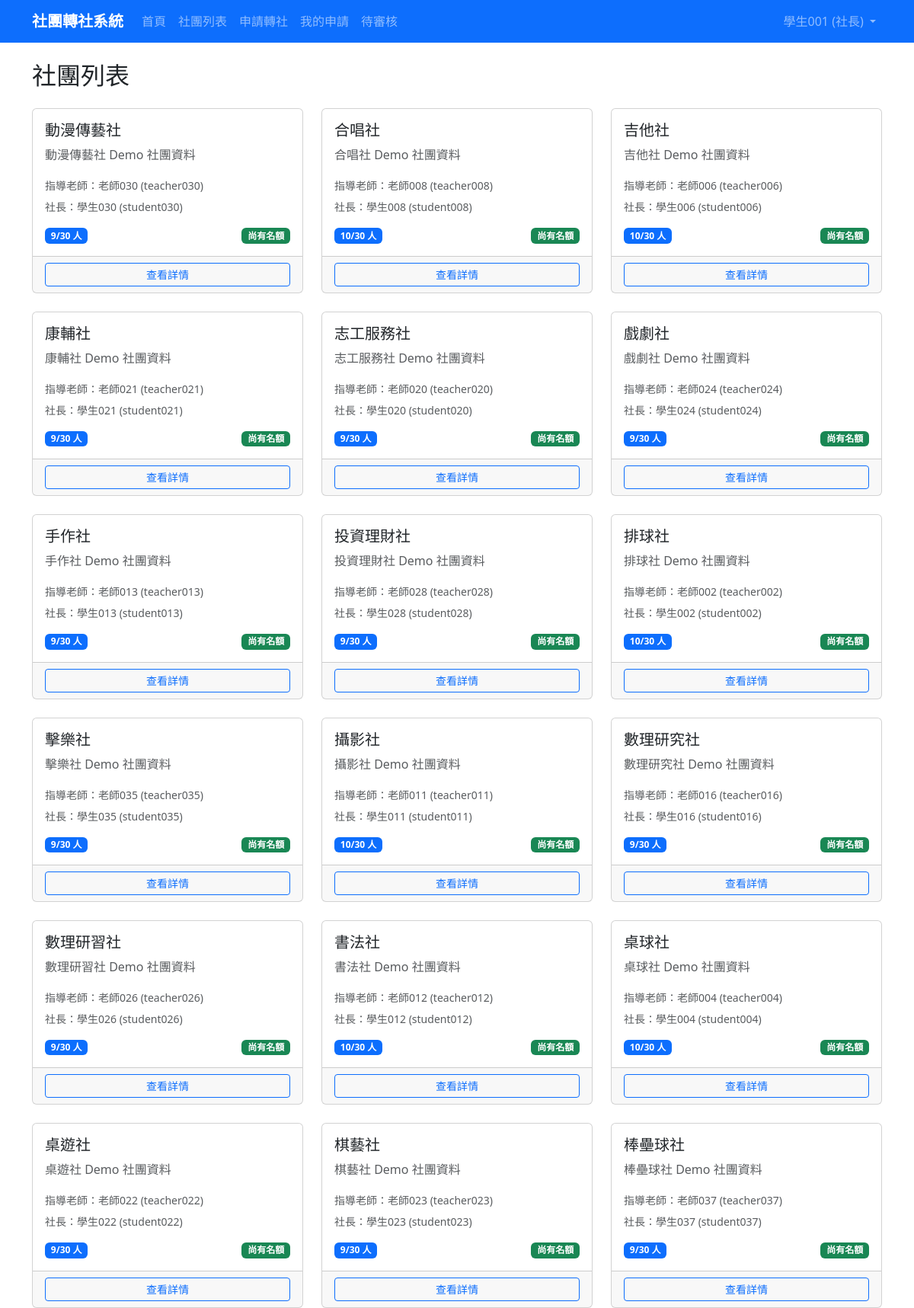
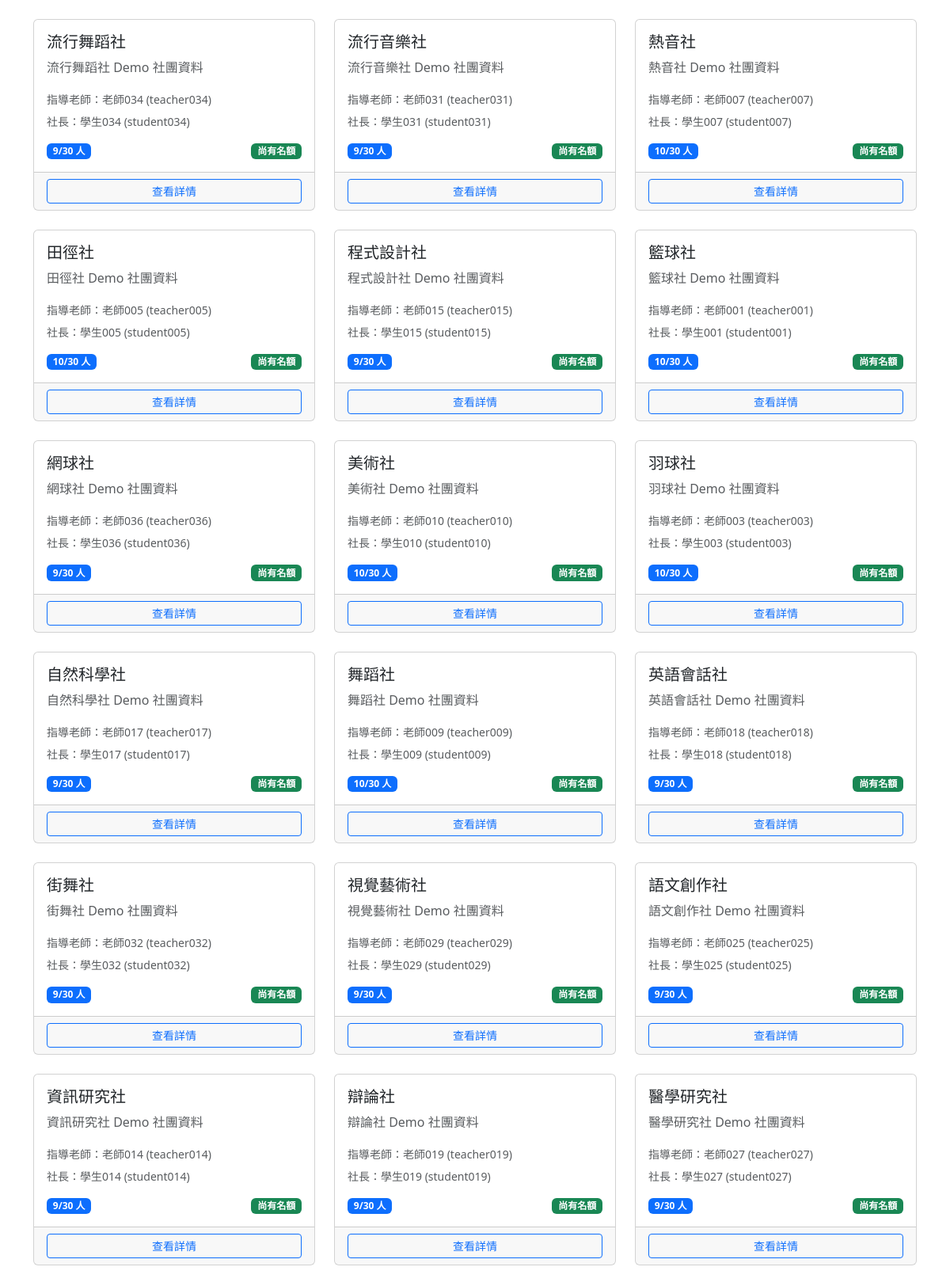
/clubs/ (signed in, upper part), run on the app's committed database (2 pictures, top to bottom).
### accounts/models.py (models this page shows, shortened)
class User(AbstractUser):
    ROLE_CHOICES = [
        ('student', '學生'),
        ('president', '社長'),
        ('teacher', '指導老師'),
        ('admin', '訓育組（管理員）'),
    ]
    role = models.CharField(
        max_length=20,
        choices=ROLE_CHOICES,
        default='student',
        verbose_name='身分組'
    )
    student_id = models.CharField(
        max_length=20,
        blank=True,
        verbose_name='學號'
    )
    club = models.ForeignKey(
        'clubs.Club',
        on_delete=models.SET_NULL,
        null=True,
        blank=True,
        verbose_name='所屬社團',
        related_name='members'
    )
    phone = models.CharField(max_length=20, blank=True, verbose_name='電話')
    class Meta:
        verbose_name = '使用者'
        verbose_name_plural = '使用者'

### clubs/models.py (models this page shows, shortened)
class Club(models.Model):
    CATEGORY_CHOICES = [
        ('academic', '學術類'),
        ('arts', '藝文類'),
        ('performance', '藝能類'),
        ('recreation', '康輔類'),
        ('sports', '體育類'),
    ]
    code = models.CharField(max_length=10, unique=True, null=True, blank=True, verbose_name='社團代號')
    name = models.CharField(max_length=100, verbose_name='社團名稱')
    teacher = models.CharField(max_length=50, default='', verbose_name='指導老師')
    president = models.CharField(max_length=50, default='', verbose_name='社長')
    location = models.CharField(max_length=100, blank=True, verbose_name='社課場地')
    category = models.CharField(max_length=20, choices=CATEGORY_CHOICES, blank=True, verbose_name='類別')
    description = models.TextField(blank=True, verbose_name='社團描述')
    max_members = models.PositiveIntegerField(default=30, verbose_name='人數上限')
    current_members = models.PositiveIntegerField(default=0, verbose_name='現有人數')
    is_active = models.BooleanField(default=True, verbose_name='啟用中')
    created_at = models.DateTimeField(auto_now_add=True, verbose_name='建立時間')
    updated_at = models.DateTimeField(auto_now=True, verbose_name='更新時間')
    class Meta:
        verbose_name = '社團'
        verbose_name_plural = '社團'
        ordering = ['name']
    def has_available_slots(self):
        return self.current_members < self.max_members

### clubs/views.py (the view)
# urls.py: path('', views.ClubListView.as_view(), name='club_list'),
class ClubListView(LoginRequiredMixin, ListView):
    model = Club
    template_name = 'clubs/club_list.html'
    context_object_name = 'clubs'
    def get_queryset(self):
        return Club.objects.filter(is_active=True)

### templates/clubs/club_list.html (shortened to what this page needs)
{% extends 'base.html' %}
{% block content %}
<h2 class="mb-4">社團列表</h2>
<div class="row row-cols-1 row-cols-md-2 row-cols-lg-3 g-4">
    {% for club in clubs %}
    <div class="col">
        <div class="card h-100">
            <div class="card-body">
                <h5 class="card-title">{{ club.name }}</h5>
                <p class="card-text text-muted">
                    {{ club.description|truncatewords:20|default:"暫無描述" }}
                </p>
                <p class="card-text text-muted mb-1">
                    <small>指導老師：{{ club.teacher|default:"未設定" }}</small>
                </p>
                <p class="card-text text-muted">
                    <small>社長：{{ club.president|default:"未設定" }}</small>
                </p>
                <div class="d-flex justify-content-between align-items-center">
                    <span class="badge bg-primary">{{ club.current_members }}/{{ club.max_members }} 人</span>
                    {% if club.has_available_slots %}
                        <span class="badge bg-success">尚有名額</span>
                    {% else %}
                        <span class="badge bg-danger">已額滿</span>
                    {% endif %}
                </div>
            </div>
            <div class="card-footer">
                <a href="{% url 'club_detail' club.pk %}" class="btn btn-outline-primary btn-sm w-100">
                    查看詳情
                </a>
            </div>
        </div>
    </div>
    {% empty %}
    <div class="col-12">
        <div class="alert alert-info">目前沒有社團資料</div>
    </div>
    {% endfor %}
</div>
{% endblock %}

### templates/base.html (shortened to what this page needs)
<!DOCTYPE html>
<html lang="zh-TW">
<head>
    <link href="https://cdn.jsdelivr.net/npm/bootstrap@5.3.0/dist/css/bootstrap.min.css" rel="stylesheet">
</head>
<body>
    <nav class="navbar navbar-expand-lg navbar-dark bg-primary">
        <div class="container">
            <a class="navbar-brand" href="{% url 'home' %}">社團轉社系統</a>
            <div class="collapse navbar-collapse" id="navbarNav">
                <ul class="navbar-nav me-auto">
                    <li class="nav-item">
                        <a class="nav-link" href="{% url 'home' %}">首頁</a>
                    </li>
                    <li class="nav-item">
                        <a class="nav-link" href="{% url 'club_list' %}">社團列表</a>
                    </li>
                    {% if user.is_authenticated %}
                        {% if user.role == 'student' or user.role == 'president' %}
                            <li class="nav-item">
                                <a class="nav-link" href="{% url 'transfer_apply' %}">申請轉社</a>
                            </li>
                            <li class="nav-item">
                                <a class="nav-link" href="{% url 'my_requests' %}">我的申請</a>
                            </li>
                        {% endif %}
                        {% if user.role == 'president' or user.role == 'teacher' or user.role == 'admin' %}
                            <li class="nav-item">
                                <a class="nav-link" href="{% url 'pending_approvals' %}">待審核</a>
                            </li>
                        {% endif %}
                    {% endif %}
                </ul>
                <ul class="navbar-nav">
                    {% if user.is_authenticated %}
                        <li class="nav-item dropdown">
                            <a class="nav-link dropdown-toggle" href="#" role="button" data-bs-toggle="dropdown">
                                {{ user.get_full_name|default:user.username }} ({{ user.get_role_display }})
                            </a>
                        </li>
                    {% else %}
                        <li class="nav-item">
                            <a class="nav-link" href="{% url 'login' %}">登入</a>
                        </li>
                    {% endif %}
                </ul>
            </div>
        </div>
    </nav>
    <main class="container my-4">
        {% block content %}{% endblock %}
    </main>
</body>
</html>

### templates/base.html (style rules this page uses)
.navbar-brand { font-weight: bold; }

### data on the page
User: get_full_name "學生001", role "社長"
Club: name "動漫傳藝社", description "動漫傳藝社 Demo 社團資料", teacher "老師030 (teacher030)", president "學生030 (student030)", current_members "9", max_members "30", shows "尚有名額"
Club: name "合唱社", description "合唱社 Demo 社團資料", teacher "老師008 (teacher008)", president "學生008 (student008)", current_members "10", max_members "30", shows "尚有名額"
Club: name "吉他社", description "吉他社 Demo 社團資料", teacher "老師006 (teacher006)", president "學生006 (student006)", current_members "10", max_members "30", shows "尚有名額"
Club: name "康輔社", description "康輔社 Demo 社團資料", teacher "老師021 (teacher021)", president "學生021 (student021)", current_members "9", max_members "30", shows "尚有名額"
Club: name "志工服務社", description "志工服務社 Demo 社團資料", teacher "老師020 (teacher020)", president "學生020 (student020)", current_members "9", max_members "30", shows "尚有名額"
Club: name "戲劇社", description "戲劇社 Demo 社團資料", teacher "老師024 (teacher024)", president "學生024 (student024)", current_members "9", max_members "30", shows "尚有名額"
Club: name "手作社", description "手作社 Demo 社團資料", teacher "老師013 (teacher013)", president "學生013 (student013)", current_members "9", max_members "30", shows "尚有名額"
Club: name "投資理財社", description "投資理財社 Demo 社團資料", teacher "老師028 (teacher028)", president "學生028 (student028)", current_members "9", max_members "30", shows "尚有名額"
Club: name "排球社", description "排球社 Demo 社團資料", teacher "老師002 (teacher002)", president "學生002 (student002)", current_members "10", max_members "30", shows "尚有名額"
Club: name "擊樂社", description "擊樂社 Demo 社團資料", teacher "老師035 (teacher035)", president "學生035 (student035)", current_members "9", max_members "30", shows "尚有名額"
Club: name "攝影社", description "攝影社 Demo 社團資料", teacher "老師011 (teacher011)", president "學生011 (student011)", current_members "10", max_members "30", shows "尚有名額"
Club: name "數理研究社", description "數理研究社 Demo 社團資料", teacher "老師016 (teacher016)", president "學生016 (student016)", current_members "9", max_members "30", shows "尚有名額"
Club: name "數理研習社", description "數理研習社 Demo 社團資料", teacher "老師026 (teacher026)", president "學生026 (student026)", current_members "9", max_members "30", shows "尚有名額"
Club: name "書法社", description "書法社 Demo 社團資料", teacher "老師012 (teacher012)", president "學生012 (student012)", current_members "10", max_members "30", shows "尚有名額"
Club: name "桌球社", description "桌球社 Demo 社團資料", teacher "老師004 (teacher004)", president "學生004 (student004)", current_members "10", max_members "30", shows "尚有名額"
Club: name "桌遊社", description "桌遊社 Demo 社團資料", teacher "老師022 (teacher022)", president "學生022 (student022)", current_members "9", max_members "30", shows "尚有名額"
Club: name "棋藝社", description "棋藝社 Demo 社團資料", teacher "老師023 (teacher023)", president "學生023 (student023)", current_members "9", max_members "30", shows "尚有名額"
Club: name "棒壘球社", description "棒壘球社 Demo 社團資料", teacher "老師037 (teacher037)", president "學生037 (student037)", current_members "9", max_members "30", shows "尚有名額"
Club: name "流行舞蹈社", description "流行舞蹈社 Demo 社團資料", teacher "老師034 (teacher034)", president "學生034 (student034)", current_members "9", max_members "30", shows "尚有名額"
Club: name "流行音樂社", description "流行音樂社 Demo 社團資料", teacher "老師031 (teacher031)", president "學生031 (student031)", current_members "9", max_members "30", shows "尚有名額"
Club: name "熱音社", description "熱音社 Demo 社團資料", teacher "老師007 (teacher007)", president "學生007 (student007)", current_members "10", max_members "30", shows "尚有名額"
Club: name "田徑社", description "田徑社 Demo 社團資料", teacher "老師005 (teacher005)", president "學生005 (student005)", current_members "10", max_members "30", shows "尚有名額"
Club: name "程式設計社", description "程式設計社 Demo 社團資料", teacher "老師015 (teacher015)", president "學生015 (student015)", current_members "9", max_members "30", shows "尚有名額"
Club: name "籃球社", description "籃球社 Demo 社團資料", teacher "老師001 (teacher001)", president "學生001 (student001)", current_members "10", max_members "30", shows "尚有名額"
Club: name "網球社", description "網球社 Demo 社團資料", teacher "老師036 (teacher036)", president "學生036 (student036)", current_members "9", max_members "30", shows "尚有名額"
Club: name "美術社", description "美術社 Demo 社團資料", teacher "老師010 (teacher010)", president "學生010 (student010)", current_members "10", max_members "30", shows "尚有名額"
Club: name "羽球社", description "羽球社 Demo 社團資料", teacher "老師003 (teacher003)", president "學生003 (student003)", current_members "10", max_members "30", shows "尚有名額"
Club: name "自然科學社", description "自然科學社 Demo 社團資料", teacher "老師017 (teacher017)", president "學生017 (student017)", current_members "9", max_members "30", shows "尚有名額"
Club: name "舞蹈社", description "舞蹈社 Demo 社團資料", teacher "老師009 (teacher009)", president "學生009 (student009)", current_members "10", max_members "30", shows "尚有名額"
Club: name "英語會話社", description "英語會話社 Demo 社團資料", teacher "老師018 (teacher018)", president "學生018 (student018)", current_members "9", max_members "30", shows "尚有名額"
Club: name "街舞社", description "街舞社 Demo 社團資料", teacher "老師032 (teacher032)", president "學生032 (student032)", current_members "9", max_members "30", shows "尚有名額"
Club: name "視覺藝術社", description "視覺藝術社 Demo 社團資料", teacher "老師029 (teacher029)", president "學生029 (student029)", current_members "9", max_members "30", shows "尚有名額"
Club: name "語文創作社", description "語文創作社 Demo 社團資料", teacher "老師025 (teacher025)", president "學生025 (student025)", current_members "9", max_members "30", shows "尚有名額"
Club: name "資訊研究社", description "資訊研究社 Demo 社團資料", teacher "老師014 (teacher014)", president "學生014 (student014)", current_members "9", max_members "30", shows "尚有名額"
Club: name "辯論社", description "辯論社 Demo 社團資料", teacher "老師019 (teacher019)", president "學生019 (student019)", current_members "9", max_members "30", shows "尚有名額"
Club: name "醫學研究社", description "醫學研究社 Demo 社團資料", teacher "老師027 (teacher027)", president "學生027 (student027)", current_members "9", max_members "30", shows "尚有名額"
